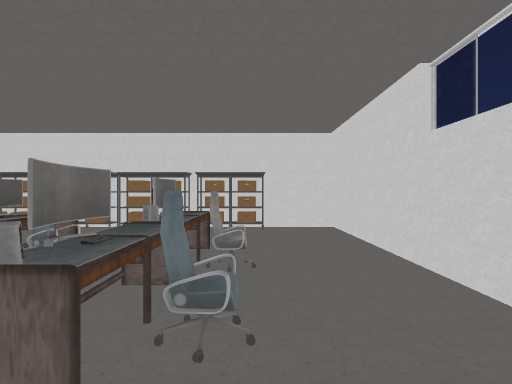
View 1 (above)

21 first-person views from a walk through a 3-D level made in the Unity game engine. The camera is 1.5 m above the floor, looks level and sees 75° across. The floor is counted in squares, 2 m on a side. Each view is taken from the middle of a square. On the plan, view 1 faces up. The plan holds only what a view shows up to about 11 squares ahead; the rest is blank. The player character is not drawn. Door leaves are left out, so doorways stand open. Some surface patterns are stand-ins.

View 2
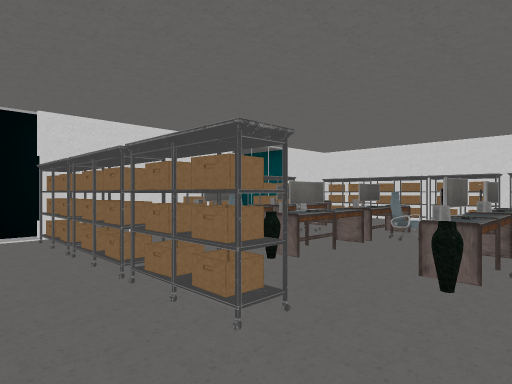

View 3
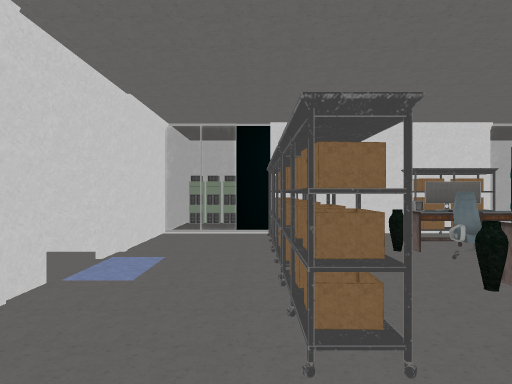

View 4
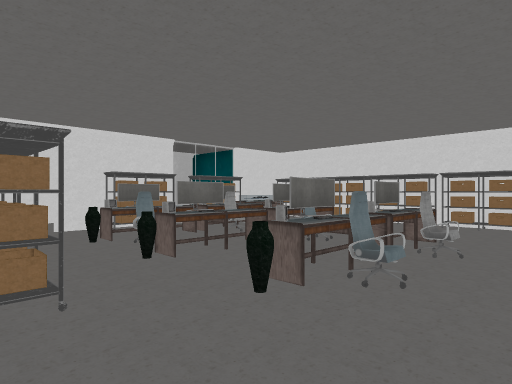

View 5
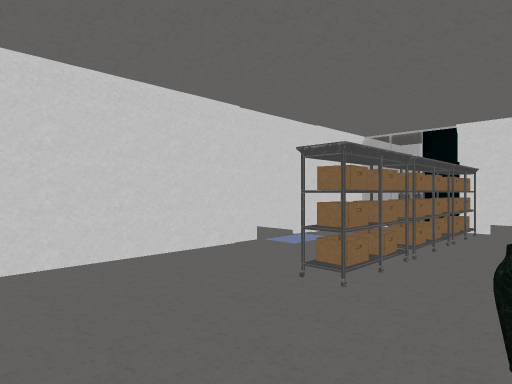

View 6
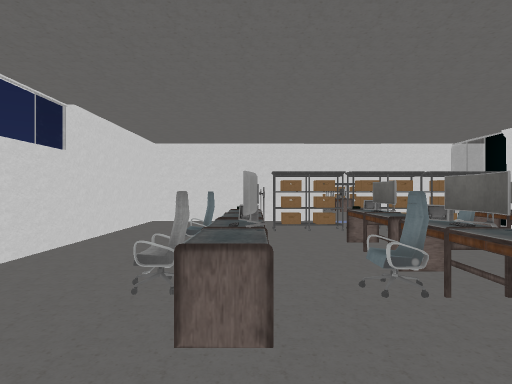

View 7
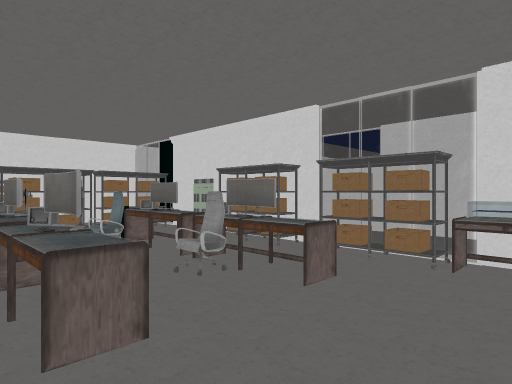

View 8
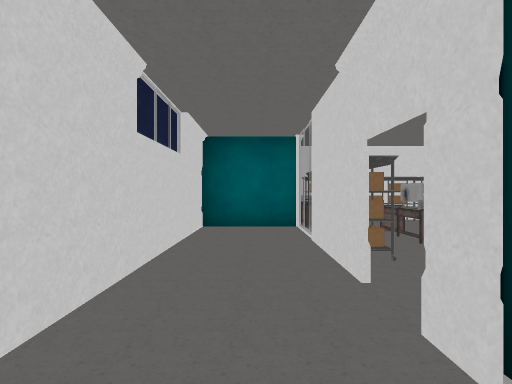

View 9
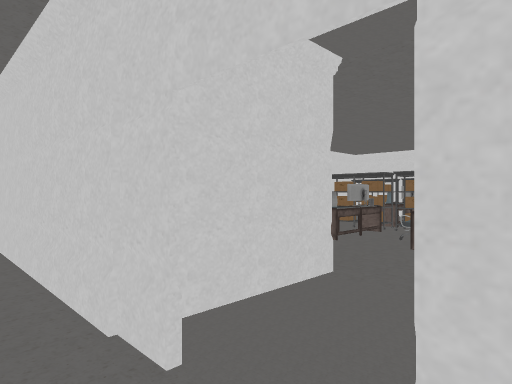

View 10
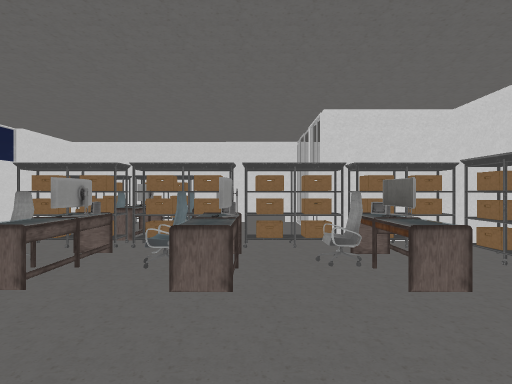

View 11
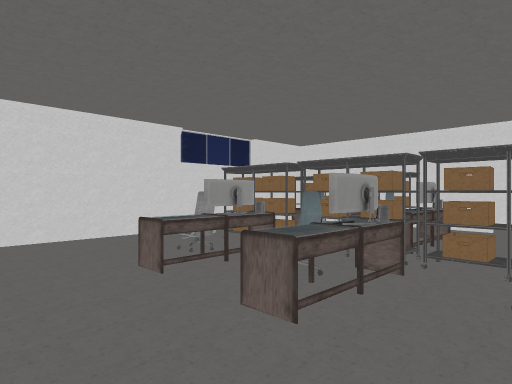

View 12
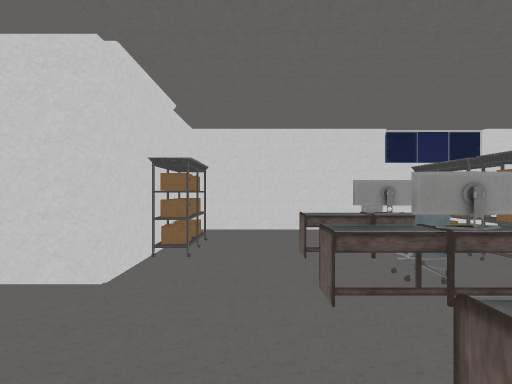

View 13
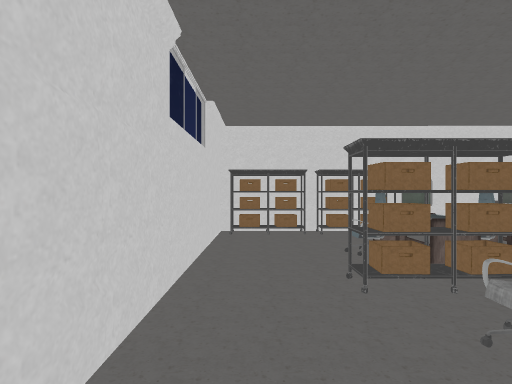

View 14
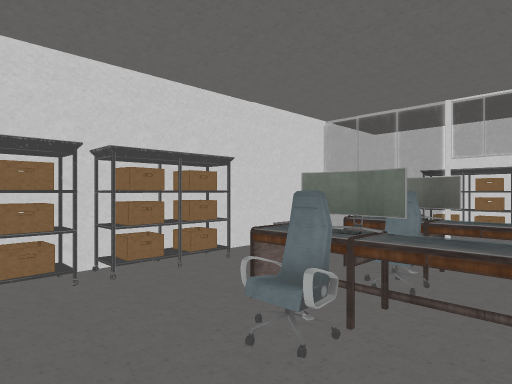

View 15
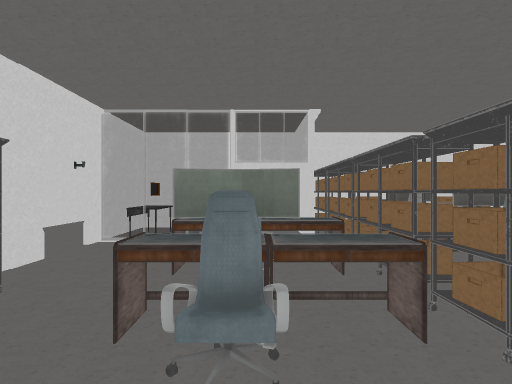

View 16
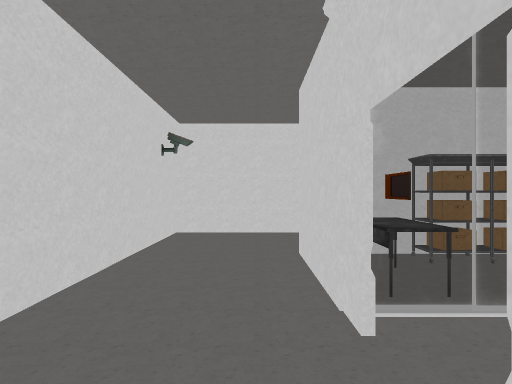

View 17
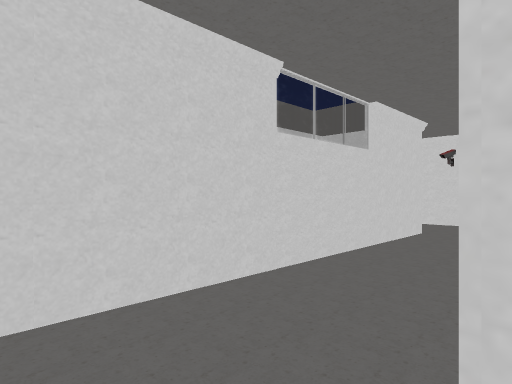

View 18
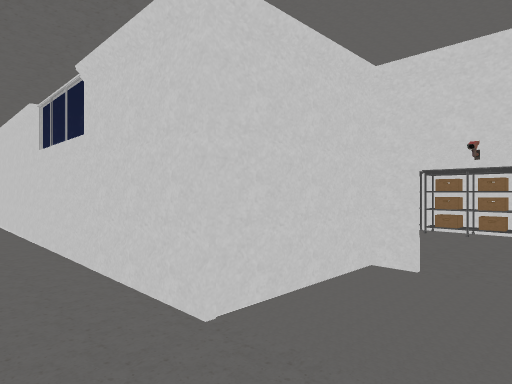

View 19
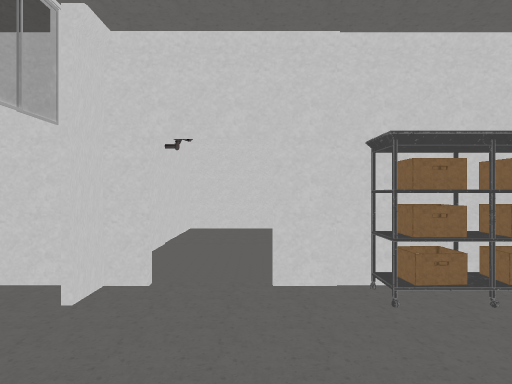

View 20
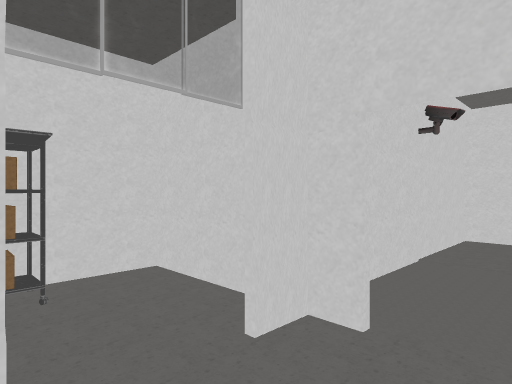

View 21
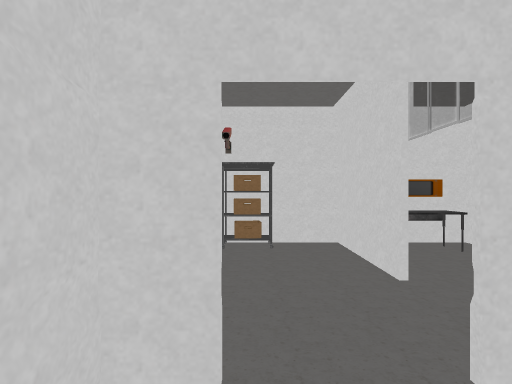

### Floor plan
Points are (right, up) in squares from view 1. A wall is a line through its corners. A room is listed if a view was taken in it or the views show most of it. See-through windows are left out.
Room 1 (views 1, 2, 3, 4, 5, 6, 7, 8, 9)
walls: (-6.1, 3.3) (-6.1, 0.8); (-6.1, 0.6) (-6.1, 3.2); (-6.1, -0.9) (-6.1, -0.1) (-6.1, -1.4); (-2.8, -2.7) (1.7, -2.7) (1.7, 7.2) (-0.5, 7.2); (-2.4, 7.2) (-3.5, 7.2); (-5.4, 7.2) (-6.1, 7.2); (-6.1, 6.9) (-6.1, 5.2) (-8.2, 5.2) (-8.2, -0.6); (-8.3, -2.7) (-3.6, -2.7)
low walls: (-5.6, 5.6) (-5.6, 5.1)
ways out: open door at (-3.5, -3) to room 2; open door at (-6, 0)
objects: other object (-8, -2); other object (-6, 2) to (-5, 2); other object (-6, 4) to (-5, 4); other object (-6, 6); other object (-5, -1); other object (-5, 1); other object (-5, 3); other object (-5, 7); other object (-4, -1); vase (-4, 1); chair (-4, 2); chair (-4, 3); other object (-4, 7); other object (-3, -1) to (-2, -1); vase (-3, 1); other object (-3, 2); other object (-3, 3) to (-3, 4); chair (-2, 3); other object (-2, 7); vase (-1, 1); other object (-1, 2); other object (-1, 3) to (-1, 4); other object (-1, 7); chair (0, 2); chair (0, 3)
Room 2 (views 10, 11, 12, 13, 14, 15)
walls: (-4, -10.2) (-4, -12.5); (-1.5, -4.8) (-2.3, -4.8) (-2.3, -2.6); (-6.1, -7.5) (-6.1, -9.5); (0.9, -4.8) (0.4, -4.8); (-2.8, -12.4) (1.7, -12.4) (1.7, -4.6); (-4.2, -2.6) (-4.2, -4.6)
ways out: open door at (-3.5, -3) to room 1; opening at (-5, -10) to room 3; open door at (-4, -10) to room 3; open door at (-3.3, -12.3) to room 3
objects: other object (-5, -9) to (-5, -8); other object (-5, -7); other object (-4, -9) to (-3, -9); chair (-4, -8); other object (-3, -8) to (-3, -7); chair (-2, -10); other object (-2, -9); chair (-2, -8) to (-2, -7); other object (-1, -12); chair (-1, -11); TV (-1, -10); other object (-1, -9) to (0, -9); other object (-1, -8) to (-1, -7); other object (-1, -5) to (0, -5); chair (0, -8); other object (1, -12)
Room 3 (views 16, 17, 18, 21)
walls: (-6.1, -9.5) (-6.1, -12.4) (-3.6, -12.4); (-3.6, -12.5) (-6.2, -12.5); (-6.1, -5.5) (-6.1, -4.8) (-10.9, -4.8); (-10.3, -6.1) (-10.3, -6.6) (-8.2, -6.6) (-8.2, -14.5) (-2.4, -14.5)
ways out: opening at (-5, -10) to room 2; open door at (-4, -10) to room 2; open door at (-3.3, -12.3) to room 2
objects: other object (-6, -11); other object (-6, -7); other object (-6, -6); table (-5, -12)
Room 4 (views 19, 20)
walls: (-10.3, -8.1) (-10.3, -6.1); (-11.7, -4.8) (-14, -4.8)
ways out: open door at (-10.8, -5.2)
objects: other object (-14, -6); other object (-11, -8)

Where each view was taken, in squares from view 1:
view 1: 0 up, 0 right, facing up
view 2: 2 down, 0 right, facing up-left
view 3: 1 down, 0 right, facing left
view 4: 1 down, 1 right, facing up-left
view 5: 1 up, 1 right, facing down-left
view 6: 6 up, 1 left, facing down
view 7: 6 up, 2 left, facing down-left
view 8: 2 down, 7 left, facing up
view 9: 2 down, 4 left, facing down-right
view 10: 4 down, 3 left, facing down
view 11: 5 down, 4 left, facing down-right
view 12: 6 down, 5 left, facing right
view 13: 6 down, 1 right, facing down
view 14: 9 down, 1 right, facing down-left
view 15: 10 down, 1 right, facing left
view 16: 13 down, 2 left, facing left
view 17: 13 down, 6 left, facing up-left
view 18: 5 down, 7 left, facing down-left
view 19: 6 down, 13 left, facing right
view 20: 6 down, 12 left, facing up-right
view 21: 6 down, 9 left, facing left
